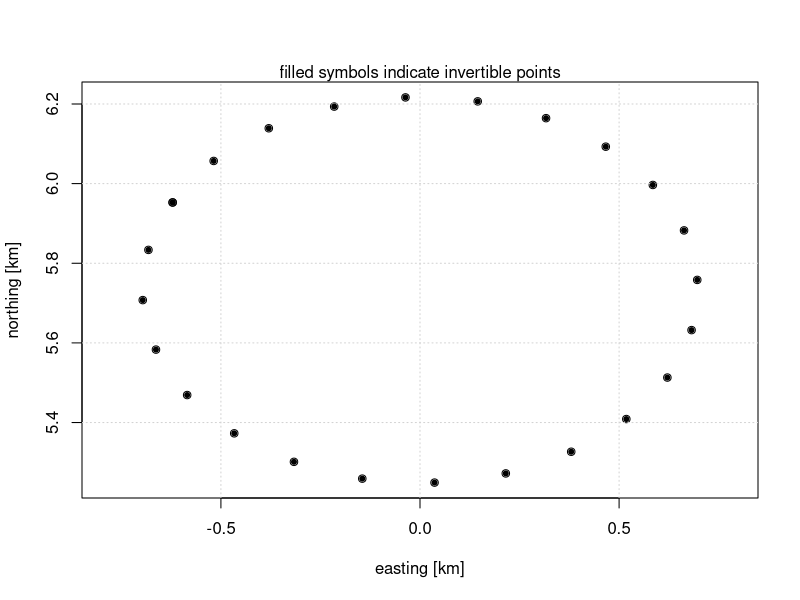

This chart was generated by the following R code:
# Check: in the data frame shown at the end, do LON and LAT equal lon and lat?
library(sf)
p <- "+proj=ortho +lon_0=-63 +lat_0=44 +f=0 +a=8000"
p0 <- "+proj=longlat +datum=WGS84 +no_defs +a=8000"

lon <- seq(-180, 180, 15)
lat <- rep(85, 25)

xy <- sf::sf_project(p0, p, cbind(lon, lat))
S <- 1e3
if (!interactive()) png("1871b2.png")
plot(xy[,1]/S, xy[,2]/S, asp=1, xlab="easting [km]", ylab="northing [km]")
grid()
LONLAT <- sf::sf_project(p, p0, xy, keep=TRUE)
df <- data.frame(lon=lon, lat=lat, x=xy[,1], y=xy[,2], LON=LONLAT[,1], LAT=LONLAT[,2])
print(df)
ok <- is.finite(df$LON)
points(xy[ok,1]/S, xy[ok,2]/S, pch=20)
mtext("filled symbols indicate invertible points")
if (!interactive()) dev.off()
